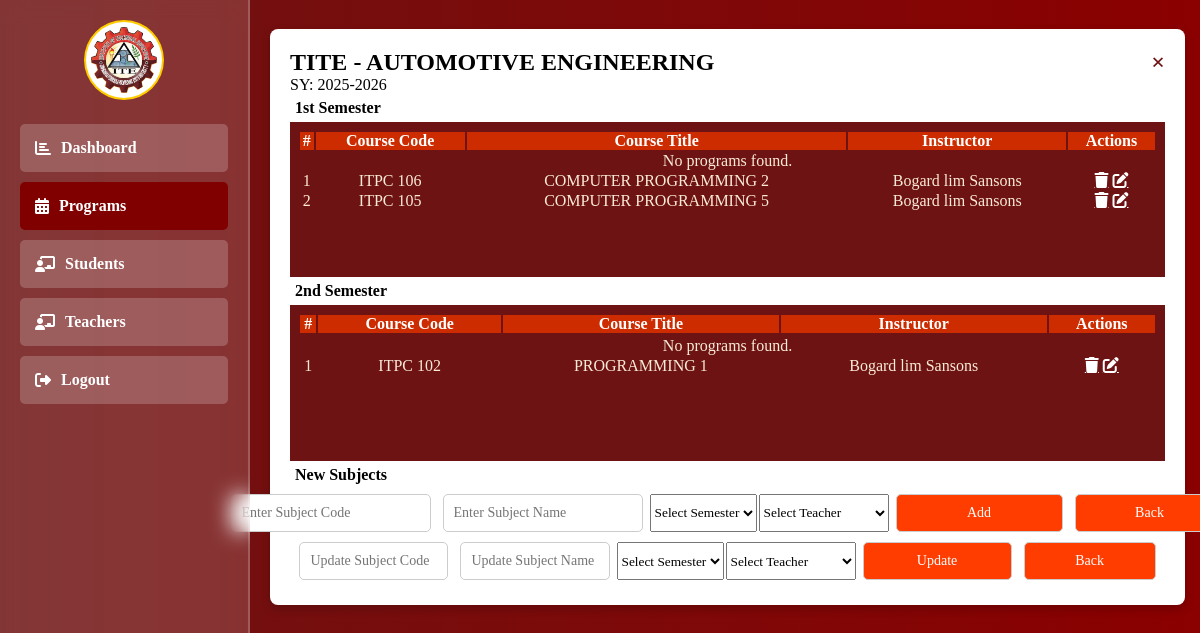
Before: /admin/view_program.php?program_id=73&program_name=TITE&course_name=AUTOMOTIVE+ENGINEERING&school_year=2025-2026 (signed in) with the older database file.
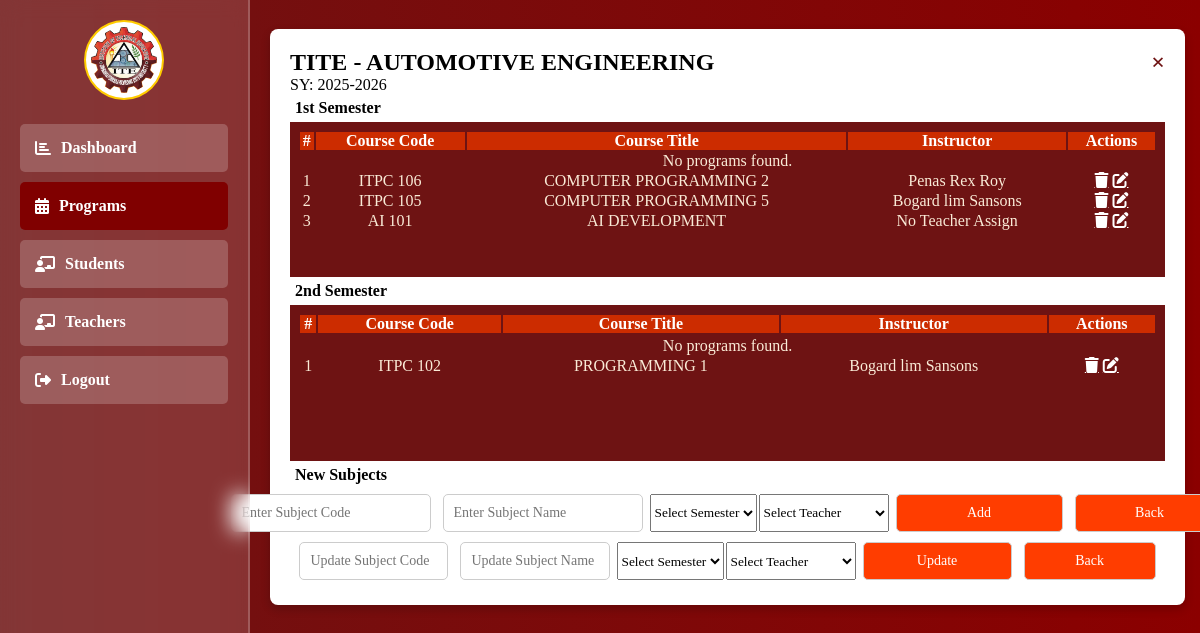
After: the same page with the newer database file.
### tables this page shows
CREATE TABLE `subject_with_program_id` (
  `id` int(11) NOT NULL,
  `program_id` int(11) NOT NULL,
  `teacher_id` int(11) NOT NULL,
  `school_year` varchar(100) NOT NULL,
  `college_level` int(11) NOT NULL,
  `subject_name` varchar(100) NOT NULL,
  `subject_code` varchar(100) NOT NULL,
  `teacher_name` varchar(100) NOT NULL,
  `semester` int(1) NOT NULL,
  `created_at` datetime NOT NULL DEFAULT current_timestamp()
);

### admin/admin_function.php (called while the page is built, shortened)
<?php
include "../db_connect.php";
function getTeacherById($id)
{
    global $pdo;
    try {
        $stmt = $pdo->prepare(" SELECT id, CONCAT(lname, ' ',mname, ' ',fname) AS teacher_name FROM teachers WHERE id = ? ");
        $stmt->execute([$id]);
        return $stmt->fetch(PDO::FETCH_ASSOC);
    } catch (PDOException $e) {
        error_log("Database Error: " . $e->getMessage());
        return [];
    }
}
function getSubjectById($id)
{
    try {
        global $pdo;
        $query = "SELECT  subject_name, semester, teacher_name, teacher_id, program_id, id,subject_code FROM subject_with_program_id WHERE program_id = ?";
        $stmt = $pdo->prepare($query);
        $stmt->execute([$id]);
        return $stmt->fetchAll(PDO::FETCH_ASSOC);
    } catch (PDOException $e) {
        error_log("Database Error: " . $e->getMessage());
        return [];
    }
}
function GetProgramsById($id)
{
    global $pdo;
    try {
        $stmt = $pdo->prepare("SELECT * FROM programs_with_subjects WHERE id = ?");
        $stmt->execute([$id]);
        $result = $stmt->fetch();
        return $result ?: [];
    } catch (PDOException $e) {
        error_log("Database Error: " . $e->getMessage());
        return [];
    }
}

### admin/view_program.php (the view, shortened to what the changed rows need)
<?php
include "../db_connect.php";
include "./admin_function.php";
?>
<!DOCTYPE html>
<html lang="en">
<head>
    <link rel="stylesheet" href="https://cdnjs.cloudflare.com/ajax/libs/font-awesome/6.2.0/css/all.css">
</head>
<body>
    <div class="content">
        <div class="dashboard-container">
            <div class="modal">
                <div class="modal-content">
                    <?php
                    if (!isset($_GET['program_id'])) {
                    } else {
                        $course = GetProgramsById($_GET['program_id']);
                        ?>
                        <h2 id="programTitle">
                            <?php echo $course['department_program'] . ' - ' . $course['program_course']; ?>
                        </h2>
                    <?php } ?>
                    <div class="table_content" style="text-align:center;">
                        <table>
                            <tr>
                                <th>#</th>
                                <th>Course Code</th>
                                <th>Course Title</th>
                                <th>Instructor</th>
                                <th>Actions</th>
                            </tr>
                            <tbody id="subjectList1">
                                <?php
                                $subjects = getSubjectById($_GET['program_id']);
                                $index = 1;
                                foreach ($subjects as $subject) {
                                    if ($subject['semester'] == 1) { ?>
                                        <tr>
                                            <td>
                                                <?php echo $index++; ?>
                                            </td>
                                            <td>
                                                <?php echo $subject['subject_code']; ?>
                                            </td>
                                            <td>
                                                <?php echo $subject['subject_name']; ?>
                                            </td>
                                            <?php $teacher = getTeacherById($subject['teacher_id']); ?>
                                            <td><?php echo $teacher['teacher_name'] ?? "No Teacher Assign"; ?></td>
                                            <td>
                                                <a style="color: white;" class="fa fa-trash"
                                                    href="./view_program.php?action=delete&program_id=<?php echo $subject['program_id']; ?>&subject_id=<?php echo $subject['id']; ?>"
                                                    onclick="return confirm('Are you sure you want to delete this subject?')"></a>
                                                <a style="color: white;" class="fa fa-edit" id="editform"
                                                    href="./view_program.php?action=edit&program_id=<?php echo $subject['program_id']; ?>&teacher_id=<?php echo $subject['teacher_id']; ?>&subject_id=<?php echo $subject['id']; ?>&subject_code=<?php echo $subject['subject_code']; ?>&subject_name=<?php echo $subject['subject_name']; ?>&teacher_name=<?php echo $subject['teacher_name'] ?? "No Teacher Assign"; ?>&semester=<?php echo $subject['semester']; ?>"></a>
                                            </td>
                                        </tr>
                                    <?php }
                                } ?>
                            </tbody>
                        </table>
                    </div>
                    <div class="table_content" style="text-align:center;">
                        <table>
                            <tr>
                                <th>#</th>
                                <th>Course Code</th>
                                <th>Course Title</th>
                                <th>Instructor</th>
                                <th>Actions</th>
                            </tr>
                            <tbody id="subjectList2">
                                <tr class="programRow">
                                    <?php
                                    $subjects = getSubjectById($_GET['program_id']);
                                    $index = 1;
                                    foreach ($subjects as $subject) {
                                        if ($subject['semester'] == 2) { ?>
                                        <tr>
                                            <td>
                                                <?php echo $index++; ?>
                                            </td>
                                            <td>
                                                <?php echo $subject['subject_code']; ?>
                                            </td>
                                            <td>
                                                <?php echo $subject['subject_name']; ?>
                                            </td>
                                            <?php $teacher = getTeacherById($subject['teacher_id']); ?>
                                            <td><?php echo $teacher['teacher_name'] ?? "No Teacher Assign"; ?></td>
                                            <td>
                                                <a style="color: white;" class="fa fa-trash"
                                                    href="./view_program.php?action=delete&program_id=<?php echo $subject['program_id']; ?>&subject_id=<?php echo $subject['id']; ?>"
                                                    onclick="return confirm('Are you sure you want to delete this subject?')"></a>
                                                <a style="color: white;" name="update_btn" class="fa fa-edit" id="editform"
                                                    href="./view_program.php?action=edit&program_id=<?php echo $subject['program_id']; ?>&teacher_id=<?php echo $subject['teacher_id']; ?>&subject_id=<?php echo $subject['id']; ?>&subject_code=<?php echo $subject['subject_code']; ?>&subject_name=<?php echo $subject['subject_name']; ?>&teacher_name=<?php echo $subject['teacher_name']; ?>&semester=<?php echo $subject['semester']; ?>"></a>
                                            </td>
                                        </tr>
                                    <?php }
                                    } ?>
                                </tr>
                            </tbody>
                        </table>
                    </div>
                </div>
            </div>
        </div>
    </div>
</body>
</html>

Changed rows visible on the page:
changed subject_with_program_id "ITPC 106": teacher_name "Bogard lim Sansons" → "Penas Rex Roy"
added subject_with_program_id: subject_code "AI 101", subject_name "AI DEVELOPMENT", teacher_name "No Teacher Assign", shown under "TITE - AUTOMOTIVE ENGINEERING"
